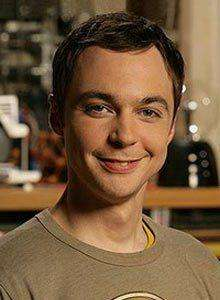
#> input picture data/raw/timg (1).jpg, 220 x 300 px, given as the content of the folder C:/workspace/python/object_detect_svm/data/faces, which was not available
$ python face_recog.py
#> lines starting #> are read from the running program, lines starting #| are printed output that depends on the picture; after the words box and inside, x2 and y2 are one past the last pixel; in counts of white or black regions, pixels touching at a corner belong together; pictures that were not available may be replaced by others from this repository, and a replacement may not be noted
import cv2
import os
import numpy as np

train_size = (200,200)

def face_collect(datadir,savedir):
    if not os.path.exists(savedir):
        os.makedirs(savedir)
    face_cascade = cv2.CascadeClassifier('./haarcascades/haarcascade_frontalface_default.xml')
    save_idx = 0
    for f in os.listdir(datadir):
        img = cv2.imread(os.path.join(datadir,f), cv2.IMREAD_GRAYSCALE)
        r,c = img.shape[:2]
        if max(r,c)>500:
            img = cv2.resize(img, None, fx=500.0/max(r,c), fy = 500.0/max(r,c))
        faces = face_cascade.detectMultiScale(img)
        print(faces)
        show_img = cv2.cvtColor(img, cv2.COLOR_GRAY2BGR)
        for x,y,w,h in faces:
            show_img = cv2.rectangle(show_img, (x,y), (x+w,y+h), (255,0,0), 2)
        cv2.imshow('img',show_img)
        key = cv2.waitKey()
        if key == 27:
            break
        elif key != ord('q'):
            for x,y,w,h in faces:
                savefile = os.path.join(savedir,'%d.jpg'%save_idx)
                cv2.imwrite(savefile, cv2.resize(img[y:y+h,x:x+w],train_size))
                print('save %s'%savefile)
                save_idx+=1
    print('done face collection, save %d faces'%save_idx)

def face_load(facedir):
    print('load face...')
    imgs,lbls,names = [],[],{}
    face_dir_each = sorted(os.listdir(facedir))
    for idx, name in enumerate(face_dir_each):
        names[idx] = name
        for f in os.listdir(os.path.join(facedir,name)):
            if '.pgm' in f or '.jpg' in f or '.png' in f:
                img = cv2.resize(cv2.imread(os.path.join(facedir,name,f), cv2.IMREAD_GRAYSCALE), train_size)
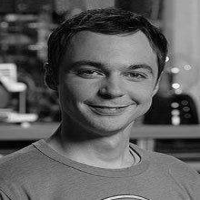
#> img: shape (200, 200); min 0, max 249, mean 94.4
                imgs.append(img)
                lbls.append(idx)
    return imgs,lbls,names

def face_train(imgs,lbls,save_model = None):
    # train
    print('train...')
    model = cv2.face.EigenFaceRecognizer_create()
    # model = cv2.face.createFisherFaceRecognizer()
    model.train(np.array(imgs),np.array(lbls))
    if save_model:
        model.save(save_model)
    return model

def face_recog(img, detector, recognizer):
    faces = detector.detectMultiScale(img)
    res = []
    for x,y,w,h in faces:
        roi = cv2.resize(img[y:y+h,x:x+w], train_size)
        label,confidence = recognizer.predict(roi)
        res.append([label, confidence, x,y,w,h])
    return res

if __name__ == '__main__':
    raw_data_dir = 'C:\workspace\python\object_detect_svm\data/raw'
    face_dir = 'C:\workspace\python\object_detect_svm\data/faces'
    save_model = 'C:/workspace/python/object_detect_svm/face_model.xml'
    ## 1. collect raw images, extrace faces to train
    # face_collect(raw_data_dir,face_dir)

    ## 2. load faces and train recognize model
    imgs,lbls,names = face_load(face_dir)
#> imgs = 1 item; lbls = [0]; names = {0: 'timg (1).jpg'}
    face_model = face_train(imgs,lbls)
    ## 3. test
    face_detector = cv2.CascadeClassifier('./haarcascades/haarcascade_frontalface_default.xml')

    for f in os.listdir(raw_data_dir):
        img = cv2.imread(os.path.join(raw_data_dir,f),cv2.IMREAD_GRAYSCALE)
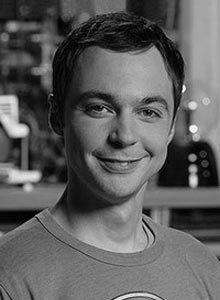
#> img: shape (300, 220); min 0, max 255, mean 94.5
        r,c = img.shape[:2]
#> r = 300; c = 220
        if max(r,c)>500:
            img = cv2.resize(img, None, fx=500.0/max(r,c), fy = 500.0/max(r,c))
        res = face_recog(img, face_detector, face_model)
#> in face_recog, `faces = detector.detectMultiScale(img)`: faces = [[63, 59, 126, 126]]
#> the loop in face_recog, `for x,y,w,h in faces:` made 1 pass
#> (x, y, w, h, label, confidence) on pass 1: (63, 59, 126, 126, 0, 0)
#> pass 1, in face_recog, `roi = cv2.resize(img[y:y+h,x:x+w], train_size)`:
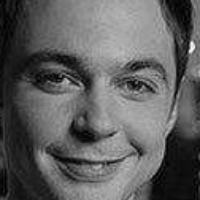
#> roi: shape (200, 200); min 0, max 249, mean 94.4
#> after the loop in face_recog, `for x,y,w,h in faces:`: res = [[0, 0, 63, 59, 126, 126]]
#> res = [[0, 0, 63, 59, 126, 126]]
        show_img = cv2.cvtColor(img, cv2.COLOR_GRAY2BGR)
        for label, confidence, x,y,w,h in res:
            if confidence<500:
                show_img = cv2.rectangle(show_img, (x,y), (x+w,y+h), (255,0,0), 2)
                show_img = cv2.putText(show_img, '%s:%.2f'%(names[label],confidence), (x, y-3), cv2.FONT_HERSHEY_SIMPLEX, 0.7, (0,0,255), 1)
#> this loop made 1 pass
#> pass 1, `show_img = cv2.rectangle(show_img, (x,y), (x+w,y+h), (255,0,0), 2)`:
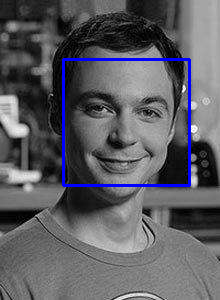
#> show_img: shape (300, 220, 3); mean B, G, R 98.6, 92.8, 92.8
#> pass 1, `show_img = cv2.putText(show_img, '%s:%.2f'%(names[label],confidence), ..`:
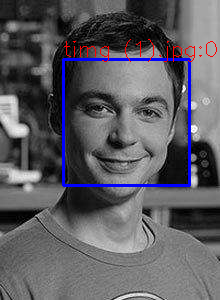
#> show_img: shape (300, 220, 3); 0.5% of pixels changed, all inside (x1, y1, x2, y2) = (64, 39, 217, 62)
        cv2.imshow('res',show_img)
        key = cv2.waitKey()
#> (key q is pressed here)
        if key==27:
            break
#> pass 2 of the loop `for f in os.listdir(raw_data_dir):`:
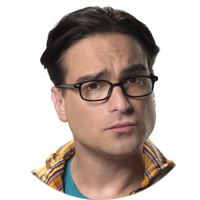
#> input picture data/raw/timg (10).jpg, 200 x 200 px, found by its file name
#> faces = [[55, 37, 124, 124]]
#> the loop in face_recog (call 2), `for x,y,w,h in faces:` made 1 pass
#> (x, y, w, h, label, confidence) on pass 1: (55, 37, 124, 124, 0, 0)
#> pass 1, in face_recog (call 2), `roi = cv2.resize(img[y:y+h,x:x+w], train_size)`:
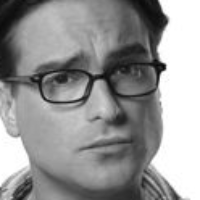
#> roi: shape (200, 200); min 4, max 255, mean 148.6
#> after the loop in face_recog (call 2), `for x,y,w,h in faces:`: res = [[0, 0, 55, 37, 124, 124]]
#> the loop `for label, confidence, x,y,w,h in res:` made 1 pass
#> pass 1, `show_img = cv2.putText(show_img, '%s:%.2f'%(names[label],confidence), ..`:
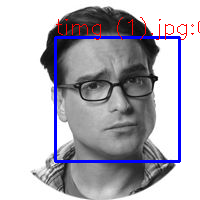
#> show_img: shape (200, 200, 3); mean B, G, R 188.2, 178.8, 180.8
#> (key Esc is pressed here)
